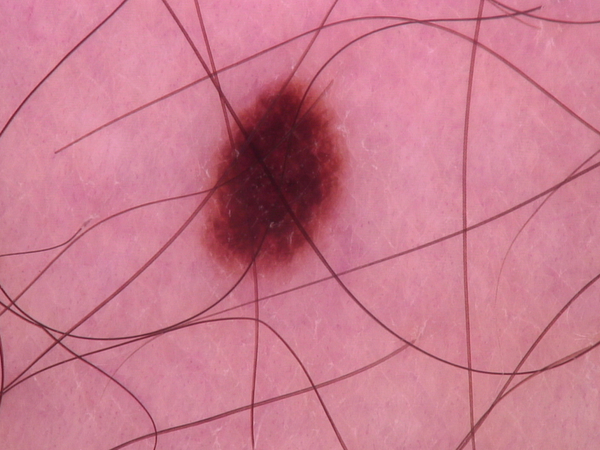
#> input picture Annotation analysis/example.jpg, 600 x 450 px
$ python -i image_preprocessing.py   (imports and definitions only)
#> lines starting #> are read from the running program, lines starting #| are printed output that depends on the picture
import cv2

def enhance_color_hsv_clahe(image, clip_limit=2.0, tile_grid_size=(8, 8)):
#> called with clip_limit = 2, tile_grid_size = (8, 8)
    hsv = cv2.cvtColor(image, cv2.COLOR_RGB2HSV)
#> hsv: shape (450, 600, 3); mean H, S, V 172.5, 102.7, 200.8
    h, s, v = cv2.split(hsv)
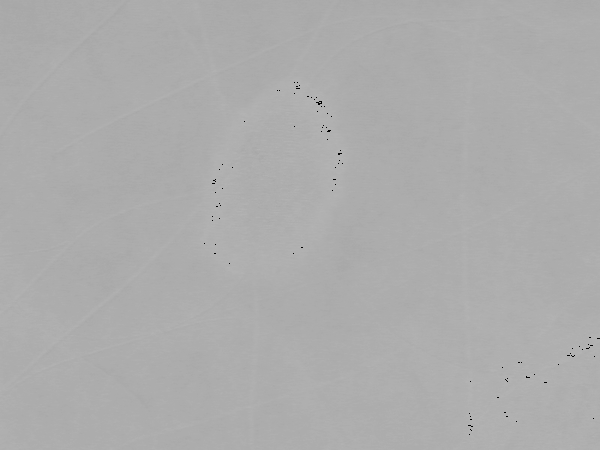
#> h: shape (450, 600); min 0, max 179, mean 172.5
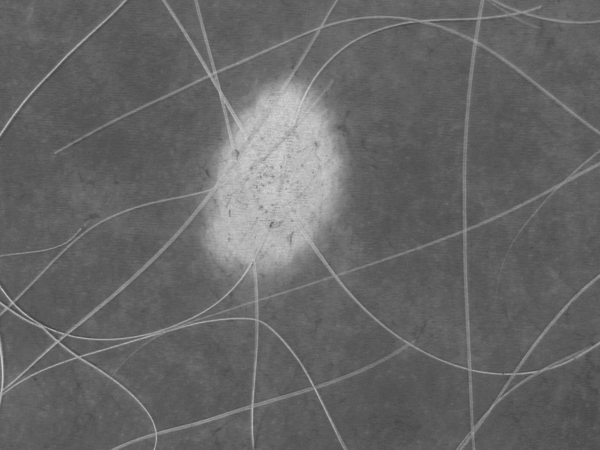
#> s: shape (450, 600); min 67, max 211, mean 102.7
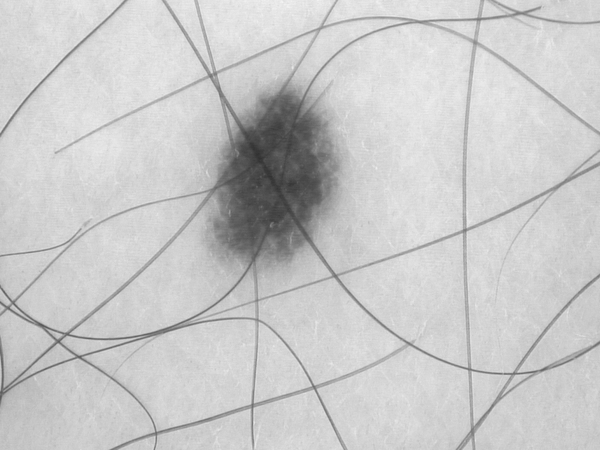
#> v: shape (450, 600); min 49, max 243, mean 200.8

    clahe = cv2.createCLAHE(clipLimit=clip_limit, tileGridSize=tile_grid_size)
    v_enhanced = clahe.apply(v)
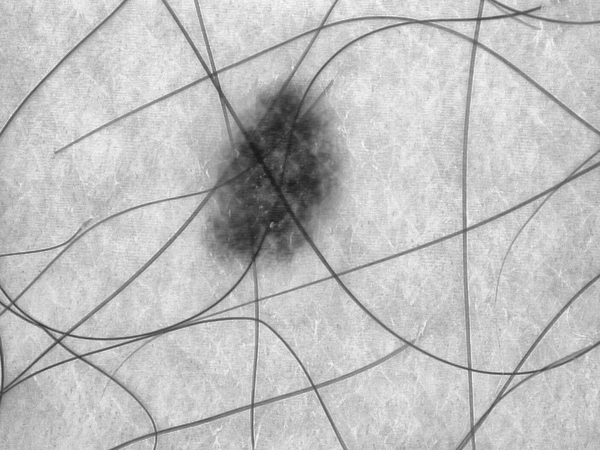
#> v_enhanced: shape (450, 600); min 25, max 247, mean 190.5

    hsv_enhanced = cv2.merge([h, s, v_enhanced])
#> hsv_enhanced: shape (450, 600, 3); mean H, S, V 172.5, 102.7, 190.5
    enhanced_image = cv2.cvtColor(hsv_enhanced, cv2.COLOR_HSV2RGB)
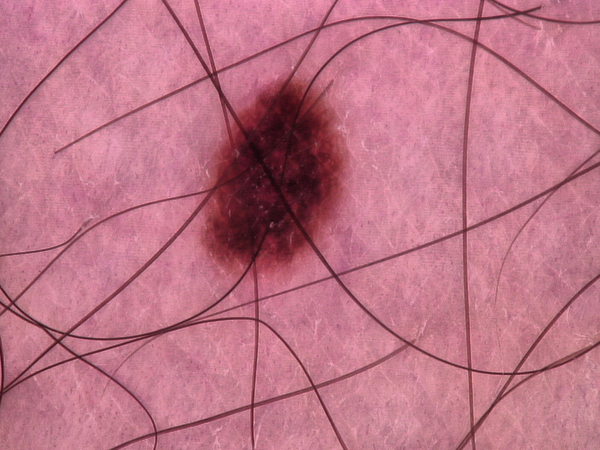
#> enhanced_image: shape (450, 600, 3); mean R, G, B 190.5, 116.3, 134.5

    return enhanced_image

>>> import cv2
>>> picture = cv2.cvtColor(cv2.imread('../Annotation analysis/example.jpg'), cv2.COLOR_BGR2RGB)
>>> result = enhance_color_hsv_clahe(picture)
